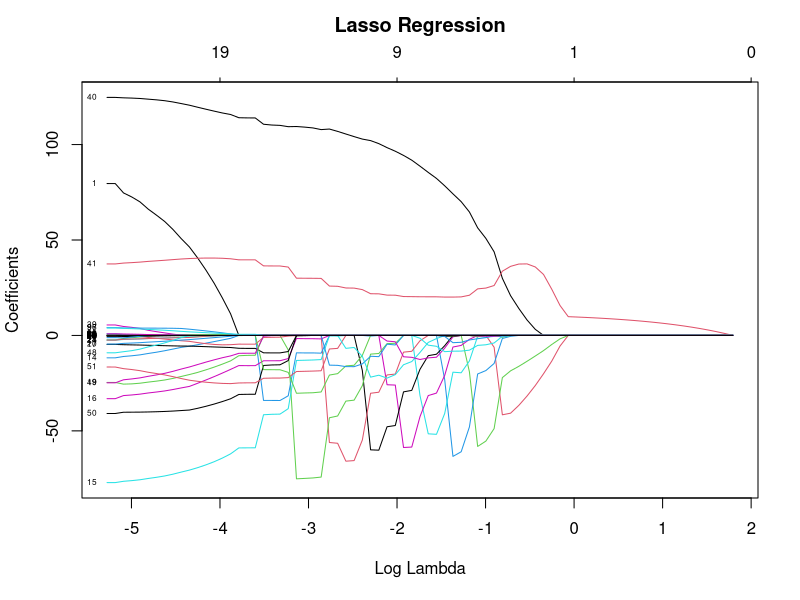
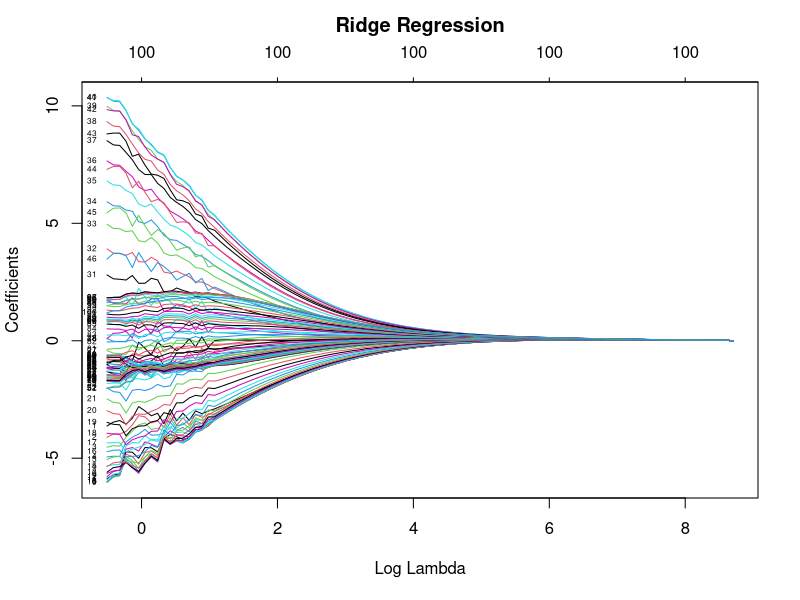
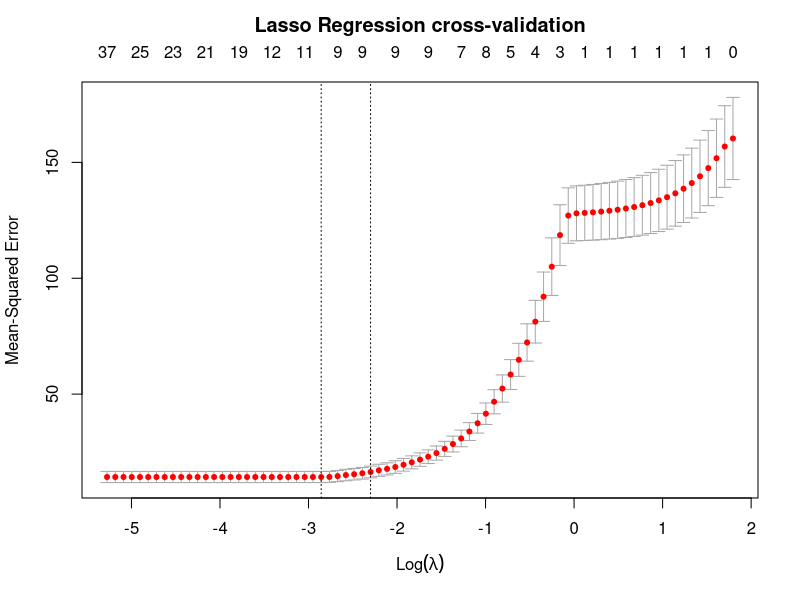
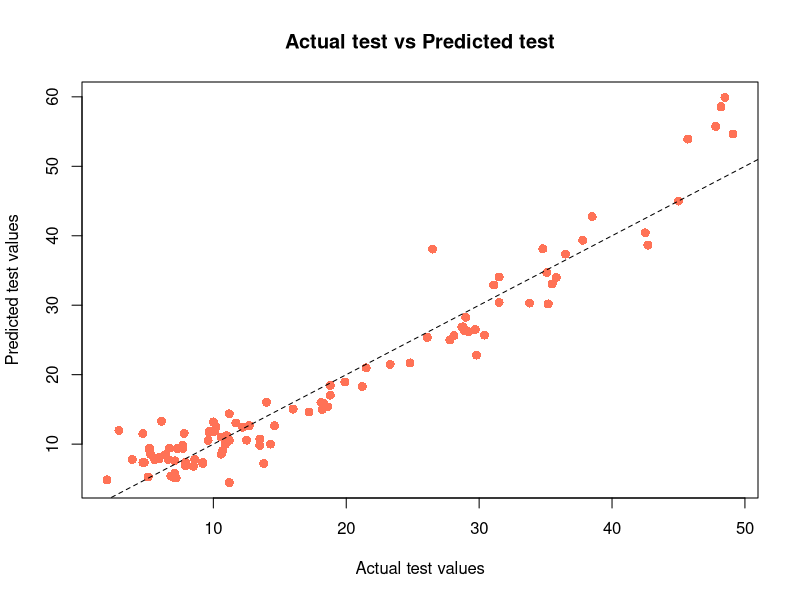

Write the R code that produced these figures, in order.

library(dplyr)
library(glmnet)

# Load data
dataframe = read.csv("tecator.csv")

# Select data that is to be used
data = dataframe %>%
  select(Fat, Channel1:Channel100)

# Partition into 50% training data and 50% test data
n = dim(data)[1]
set.seed(12345)
id = sample(1:n, floor(n*0.5))
train_df = data[id,]
test_df = data[-id,]


# ---------------- Task 1: Linear regression ---------------- 
# Fit a linear regression to the training data 
model = lm(Fat ~ ., data = train_df)
summary(model)

# Estimate the training and test errors
# Get predictions for training data and calculate MSE
predictions_train = predict(model, train_df)
MSE_train = mean((train_df$Fat - predictions_train)^2) 

# Get predictions for test data and calculate MSE
predictions_test  = predict(model, test_df)
MSE_test = mean((test_df$Fat - predictions_test)^2)

print(paste("traning MSE = ", MSE_train))
print(paste("test MSE = ", MSE_test))


# ---------------- Task 3: Lasso regression ---------------- 
# Prepare training data, remove unnecessary columns
x = as.matrix(train_df %>% select(-Fat))
y = as.matrix(train_df %>% select(Fat))

# Fit a Lasso regression model with alpha = 1
model_lasso = glmnet(x, y, alpha = 1, family = 'gaussian')
model_lasso

# Plot the coefficients for Lasso regression
plot(model_lasso,
     xvar = "lambda", 
     label = TRUE,
     main = "",
     ylab = "Coefficients")

title(main = "Lasso Regression",
      line = 2.5)



# ---------------- Task 4: Ridge regression ---------------- 
# Fit a Ridge regression model with alpha = 0
model_ridge = glmnet(x, y, alpha = 0, family = 'gaussian')
model_ridge

# Plot the coefficients for Ridge regression
plot(model_ridge, 
     xvar = "lambda", 
     label = TRUE, 
     main = "", 
     ylab = "Coefficients")

title(main = "Ridge Regression", 
      line = 2.5)


# ---------------- Task 5: Cross-Validation ---------------- 
# Find optimal lambda with cross-validation. 10 folds by default.
cv_lasso = cv.glmnet(x, y, alpha = 1, family = 'gaussian')
  
# Optimal lambda and number of variables
coef(cv_lasso, s = "lambda.min")
cv_lasso$lambda.min

# Plot the cross-validation for Lasso regression
plot(cv_lasso)

title(main = "Lasso Regression cross-validation", 
      line = 2.5)


# Prepare test data, remove unnecessary columns
x_test = as.matrix(test_df %>% select(-Fat))
y_test = as.matrix(test_df %>% select(Fat))

# Make predictions for minimum lambda value
predicted_test = predict(cv_lasso, newx = x_test, s = "lambda.min", type = "response")

plot(x = as.vector(y_test),
     y = as.vector(predicted_test), 
     xlab = "Actual test values",
     ylab = "Predicted test values",
     xlim = c(min(y_test), max(y_test)),
     ylim = c(min(predicted_test), max(predicted_test)),
     col = "coral1",
     pch = 16,  # filled circles
     cex = 1.2,  # size of dots
     main = "Actual test vs Predicted test")

abline(a = 0, b= 1, col = "black", lty = 2)

